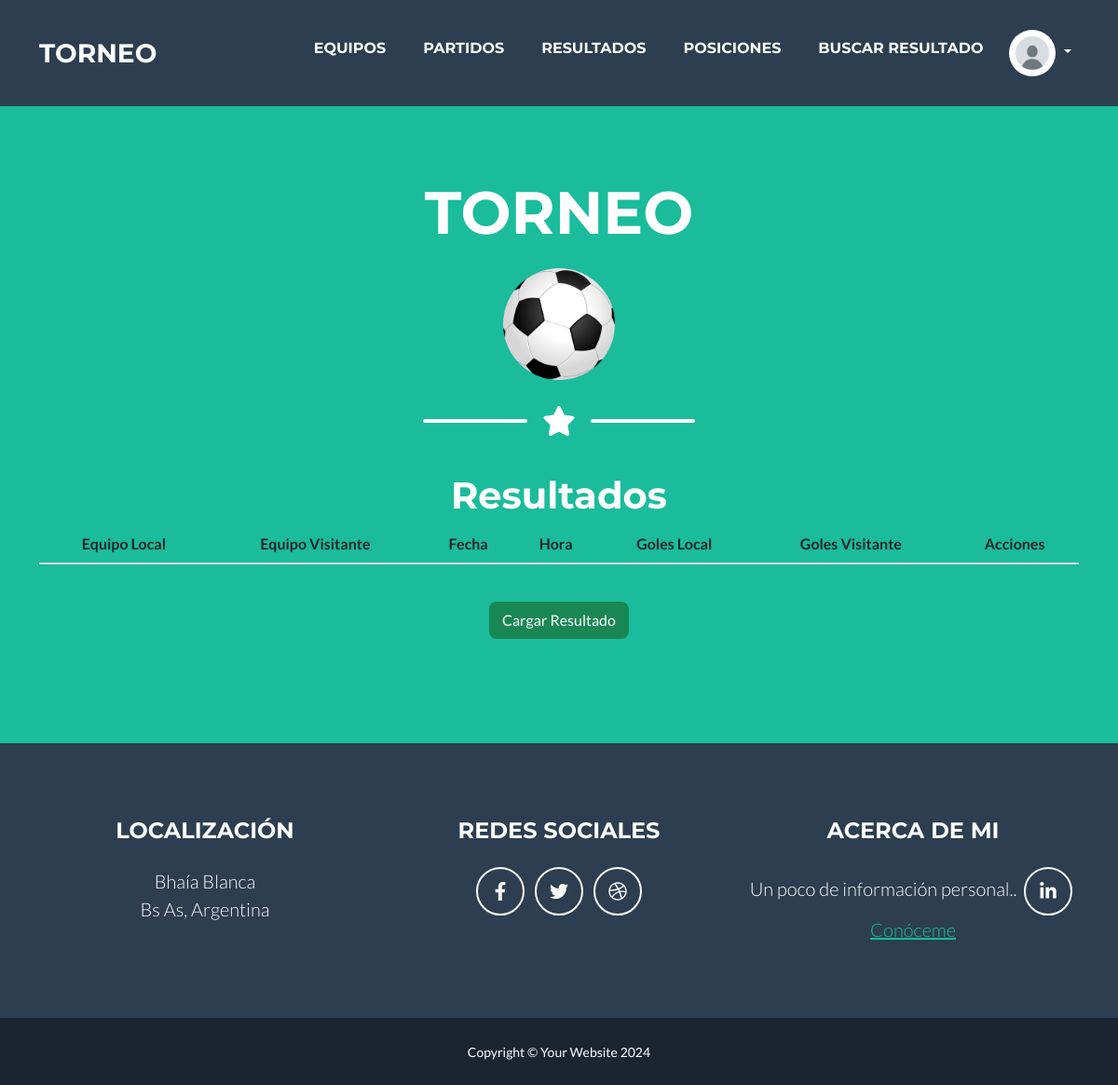
/App/resultados/, run on an earlier commit of the app's database.
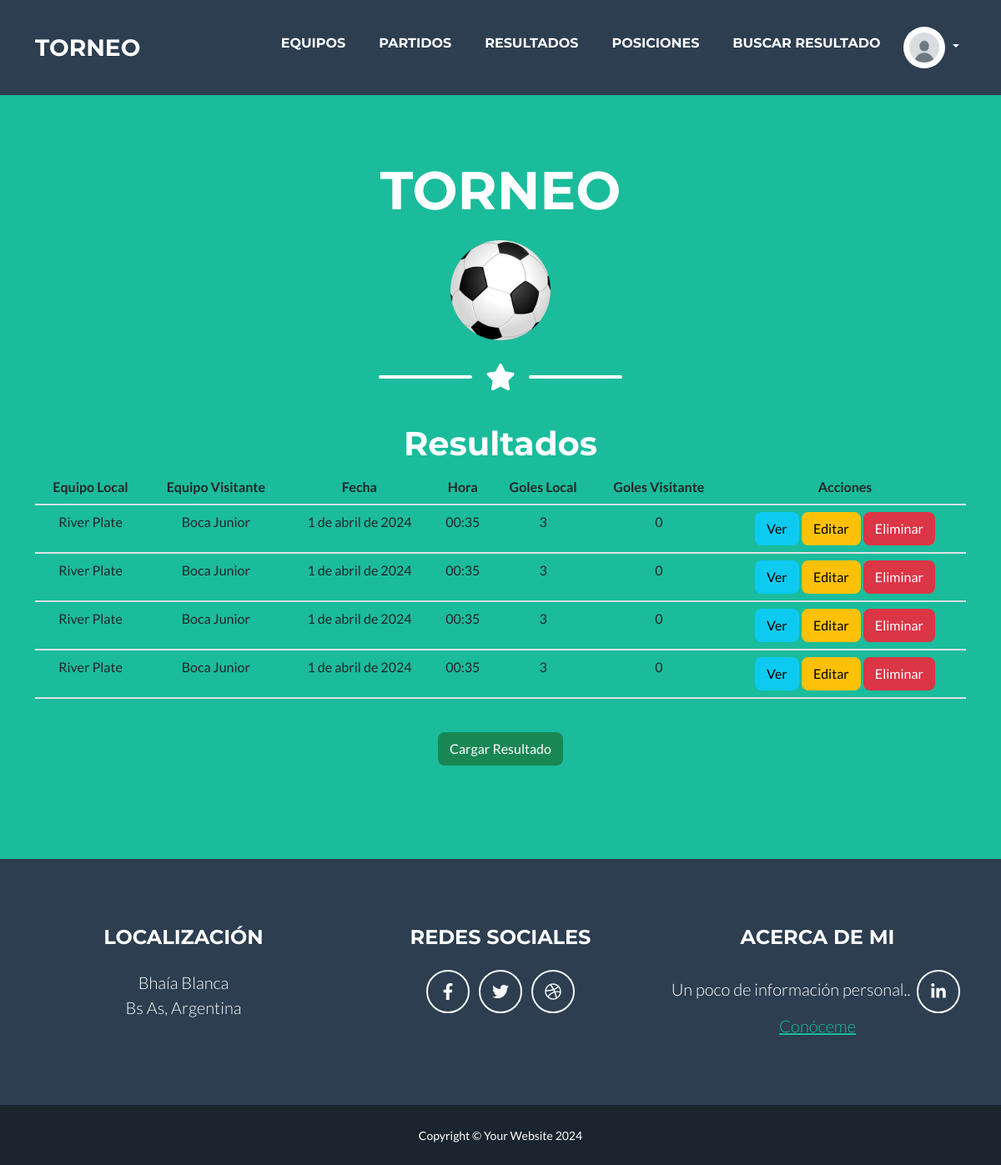
And on a later commit of the database.
### App/models.py (models this page shows, shortened)
class Resultados(models.Model):
    partido = models.ForeignKey(Partidos, on_delete=models.SET_NULL, null=True)
    equipo_local = models.IntegerField()
    equipo_visitante = models.IntegerField()

class Partidos(models.Model):
    equipo_local = models.ForeignKey(Equipos, name="equipo_local", on_delete=models.SET_NULL, null=True, related_name='equipo_local')
    equipo_visitante = models.ForeignKey(Equipos, name="equipo_visitante", on_delete=models.SET_NULL, null=True, related_name='equipo_visitante')
    fecha = models.DateField()
    hora = models.TimeField()

class Equipos(models.Model):
    nombre = models.CharField(max_length=30)
    fechafundacion = models.DateField()

### App/views.py (the view)
# urls.py: path('resultados/', ResultadoListView.as_view(), name="resultados"),
class ResultadoListView(ListView):
    model = Resultados
    context_object_name = "resultados"
    template_name = "Resultados/lista_de_resultados.html"

### App/templates/Resultados/lista_de_resultados.html
{% extends "home.html" %}
{% block section %}
    <h1>Resultados</h1>
    <table class="table">
        <thead>
            <tr>
                <th scope="col">Equipo Local</th>
                <th scope="col">Equipo Visitante</th>
                <th scope="col">Fecha</th>
                <th scope="col">Hora</th>
                <th scope="col">Goles Local</th>
                <th scope="col">Goles Visitante</th>
                <th scope="col">Acciones</th>
            </tr>
        </thead>
        <tbody>
            {% for resultado in resultados %}
                <tr>
                    <td>{{ resultado.partido.equipo_local.nombre }}</td>
                    <td>{{ resultado.partido.equipo_visitante.nombre }}</td>
                    <td>{{ resultado.partido.fecha }}</td>
                    <td>{{ resultado.partido.hora }}</td>
                    <td>{{ resultado.equipo_local }}</td>
                    <td>{{ resultado.equipo_visitante }}</td>
                    <td>
                        <a href="{% url 'ver_resultado' resultado.pk %}">
                            <button type="button" class="btn btn-info">Ver</button>
                        </a>
                        <a href="{% url 'actualizar_resultado' resultado.pk %}">
                            <button type="button" class="btn btn-warning">Editar</button>
                        </a>
                        <a href="{% url 'eliminar_resultado' resultado.pk %}">
                            <button type="button" class="btn btn-danger">Eliminar</button>
                        </a>
                    </td>
                </tr>
            {% endfor %}
        </tbody>
    </table>
    <br>
    <a href="{% url 'crear_resultado' %}">
        <button type="button" class="btn btn-success">Cargar Resultado</button>
    </a>
{% endblock %}

What changed in the data, as far as the page shows it:
added Resultados: partido.equipo_local.nombre "River Plate", partido.equipo_visitante.nombre "Boca Junior", partido.fecha "1 de abril de 2024", partido.hora "00:35", equipo_local "3", equipo_visitante "0"
added Resultados: partido.equipo_local.nombre "River Plate", partido.equipo_visitante.nombre "Boca Junior", partido.fecha "1 de abril de 2024", partido.hora "00:35", equipo_local "3", equipo_visitante "0"
added Resultados: partido.equipo_local.nombre "River Plate", partido.equipo_visitante.nombre "Boca Junior", partido.fecha "1 de abril de 2024", partido.hora "00:35", equipo_local "3", equipo_visitante "0"
added Resultados: partido.equipo_local.nombre "River Plate", partido.equipo_visitante.nombre "Boca Junior", partido.fecha "1 de abril de 2024", partido.hora "00:35", equipo_local "3", equipo_visitante "0"
